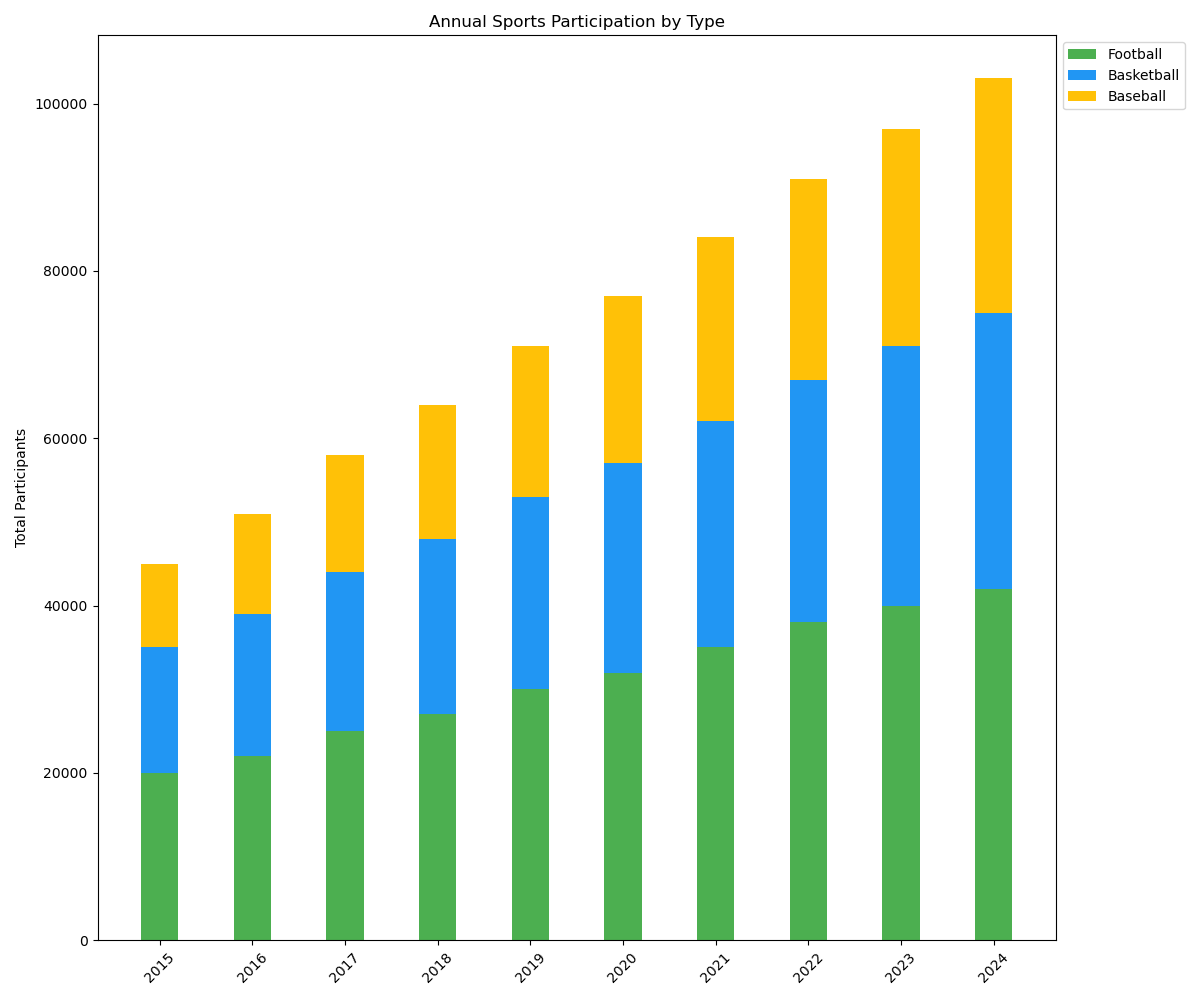

The script that drew this image:

import matplotlib.pyplot as plt

# Data
years = ['2015', '2016', '2017', '2018', '2019', '2020', '2021', '2022', '2023', '2024']
football_sales = [20000, 22000, 25000, 27000, 30000, 32000, 35000, 38000, 40000, 42000]
basketball_sales = [15000, 17000, 19000, 21000, 23000, 25000, 27000, 29000, 31000, 33000]
baseball_sales = [10000, 12000, 14000, 16000, 18000, 20000, 22000, 24000, 26000, 28000]

# Plot
fig, ax = plt.subplots(figsize=(12, 10))  # Change the figure size

bar_width = 0.4  # Change the bar width for a vertical bar chart

bar_football = ax.bar(years, football_sales, width=bar_width, color='#4CAF50', label='Football')
bar_basketball = ax.bar(years, basketball_sales, width=bar_width, bottom=football_sales, color='#2196F3', label='Basketball')
bar_baseball = ax.bar(years, baseball_sales, width=bar_width, bottom=[i+j for i,j in zip(football_sales, basketball_sales)], color='#FFC107', label='Baseball')

# Add some text for labels, title and custom x-axis tick labels, etc.
ax.set_ylabel('Total Participants')
ax.set_title('Annual Sports Participation by Type')
ax.set_xticks(years)
ax.set_xticklabels(years, rotation=45)
ax.legend(loc='upper left', bbox_to_anchor=(1,1))

# Show the figure
plt.tight_layout()
plt.show()
